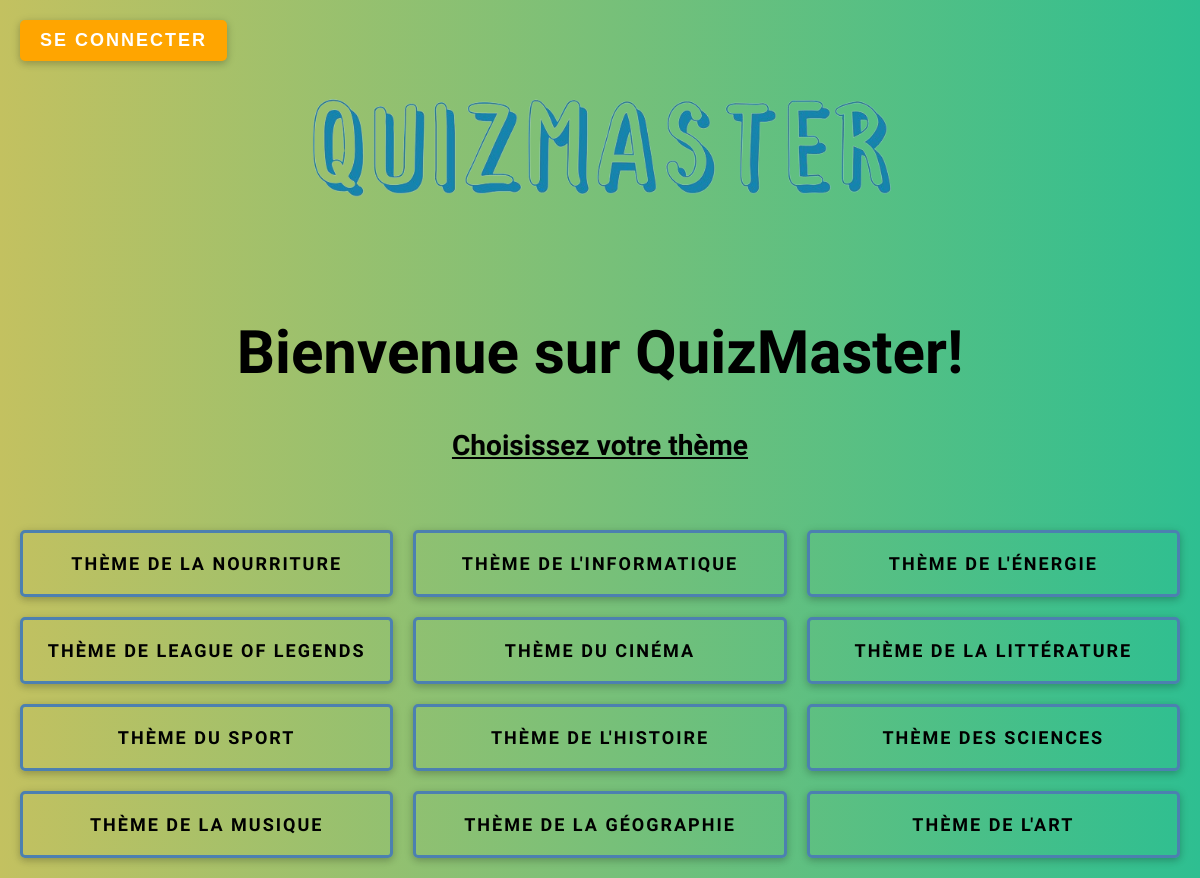
The page / on the database its author committed.
### tables this page shows
CREATE TABLE `themes` (
  `id` int(11) NOT NULL,
  `name` varchar(50) NOT NULL
);

### app/controllers/QuizController.php (called while the page is built, shortened)
<?php
require_once __DIR__ . '/../models/Quiz.php';
class QuizController {
    public function home() {
        $quizModel = new Quiz();
        $themes = $quizModel->getThemes();
        require_once __DIR__ . '/../views/quiz/home.php';
    }
}
?>

### public/config/database.php (called while the page is built, shortened)
<?php
function getDB() {
    static $conn = null;
    if ($conn === null) {
        $conn = new mysqli(DB_SERVER, DB_USERNAME, DB_PASSWORD, DB_NAME);
    }
    return $conn;
}
?>

### app/models/Quiz.php (called while the page is built, shortened)
<?php
require_once __DIR__ . '/../../public/config/database.php';
class Quiz {
    private $db;
    public function __construct() {
        $this->db = getDB();
    }
    public function getThemes() {
        $stmt = $this->db->query("SELECT * FROM themes");
        return $stmt->fetch_all(MYSQLI_ASSOC);
    }
}
?>

### app/views/quiz/home.php (the view, shortened to what this page needs)
<!DOCTYPE html>
<html lang="fr">
<head>
    <link rel="stylesheet" href="public/css/style.css">
</head>
<body>
<div class="container">
    <div class="header">
        <?php if (isset($_SESSION['username'])): ?>
            <form id="logout-form" action="?controller=user&action=logout" method="POST">
                <button type="submit" id="logout-btn">Se déconnecter</button>
            </form>
        <?php else: ?>
            <button id="btn-login">Se connecter</button>
        <?php endif; ?>
        <div class="img_div">
            <img class="img_quiz" src="Ressources/QuizMaster.png" alt="Image QuizMaster">
        </div>
        <div class="titre_menu">
            <h1>Bienvenue <?= isset($_SESSION['username']) ? $_SESSION['username'] : 'sur QuizMaster' ?>!</h1>
        </div>
        <div class="sous_titre">
            <h3 style="text-decoration: underline;">Choisissez votre thème</h3>
        </div>
    </div>
    <div class="themes-container">
        <?php foreach ($themes as $theme): ?>
            <div class="theme">
                <a class="theme_txt btn" href="?controller=quiz&action=show&id=<?= $theme['id'] ?>"><?= $theme['name'] ?></a>
            </div>
        <?php endforeach; ?>
    </div>
</div>
</body>
</html>

### index.php (shortened to what this page needs)
<?php
require_once 'public/config/database.php';
$action = isset($_GET['action']) ? $_GET['action'] : 'home';
$controllerObject = new $controllerClass();
if ($action === 'result' && $_SERVER['REQUEST_METHOD'] === 'POST') {
    $controllerObject->result();
} else {
    $controllerObject->$action();
}
?>

### public/css/style.css (style rules this page uses)
body { font-family: 'Abyssinica SIL', serif; background: linear-gradient(90deg, #c3c160, #2ebf91); margin: 0; padding: 0; }
.btn, button { font-size: 18px; cursor: pointer; letter-spacing: 2px; text-transform: uppercase; display: inline-block; text-align: center; font-weight: bold; padding: 0.7em 2em; border: 3px solid #4c80b0; border-radius: 2px; position: relative; box-shadow: 0 2px 10px rgba(0, 0, 0, 0.16), 0 3px 6px rgba(0,0,0,0.1); color: #4c80b0; text-decoration: none; transition: 0.3s ease all; z-index: 1; }
.btn::before, button::before { transition: 0.5s all ease; position: absolute; top: 0; left: 50%; right: 50%; bottom: 0; opacity: 0; content: ''; background-color: #4c80b0; border-radius: 4px; z-index: -1; }
.container { display: flex; flex-direction: column; min-height: 100vh; }
.header { text-align: center; padding: 20px; }
.img_div { text-align: center; }
.img_quiz { width: auto; height: 130px; margin-top: 5%; }
.titre_menu { font-size: 24px; margin-top: 7%; }
.sous_titre { font-size: 20px; margin-top: 2%; }
.themes-container { display: grid; grid-template-columns: repeat(3, 1fr); gap: 20px; padding: 20px; }
.theme { text-align: center; }
.theme_txt { text-decoration: none; color: black; padding: 20px; border-radius: 5px; font-size: 16px; display: block; width: 100%; box-sizing: border-box; }
@media (min-width: 900px) { .img_quiz { height: 230px; margin-top: 2%; } }
@media (min-width: 900px) { .titre_menu { font-size: 30px; margin-top: 1%; } }
@media (min-width: 900px) { .sous_titre { font-size: 24px; margin-top: 2%; } }
@media (min-width: 900px) { .theme_txt { font-size: 18px; padding: 20px; } }
#btn-login, #btn-logout { background-color: orange; color: white; padding: 10px 20px; border: none; border-radius: 5px; cursor: pointer; position: absolute; top: 20px; left: 20px; z-index: 999; }

### rows shown on the page
themes: name "THÈME DE LA NOURRITURE"
themes: name "THÈME DE L'INFORMATIQUE"
themes: name "THÈME DE L'ÉNERGIE"
themes: name "THÈME DE LEAGUE OF LEGENDS"
themes: name "THÈME DU CINÉMA"
themes: name "THÈME DE LA LITTÉRATURE"
themes: name "THÈME DU SPORT"
themes: name "THÈME DE L'HISTOIRE"
themes: name "THÈME DES SCIENCES"
themes: name "THÈME DE LA MUSIQUE"
themes: name "THÈME DE LA GÉOGRAPHIE"
themes: name "THÈME DE L'ART"
